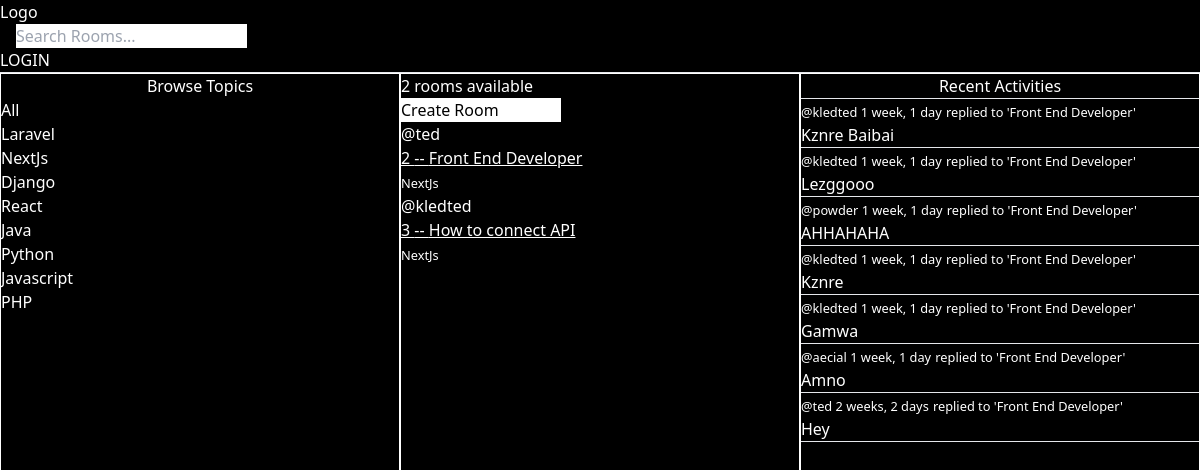
The app's page /?q=NextJs with its own data.
### base/models.py (models this page shows)
class Topic(models.Model):
    name = models.CharField(max_length=200)
    def __str__(self):
        return self.name

class Room(models.Model):
    host = models.ForeignKey(User, on_delete=models.SET_NULL, null=True)
    topic = models.ForeignKey(Topic, on_delete=models.SET_NULL, null=True)
    name = models.CharField(max_length=200)
    description = models.TextField(null=True, blank=True)
    participants = models.ManyToManyField(User, related_name='participants', blank=True)
    updated = models.DateTimeField(auto_now=True)
    created = models.DateTimeField(auto_now_add=True)
    class Meta:
        ordering = ['-updated', '-created']
    def __str__(self):
        return self.name

class Message(models.Model):
    user = models.ForeignKey(User, on_delete=models.CASCADE)
    room = models.ForeignKey(Room, on_delete=models.CASCADE)
    body = models.TextField()
    updated = models.DateTimeField(auto_now=True)
    created = models.DateTimeField(auto_now_add=True)
    class Meta:
        ordering = ['-updated', '-created']
    def __str__(self):
        return self.body[0:50]

### base/views.py (the view)
# urls.py: path('', views.romr, name='home'),
def romr(request):
    q = request.GET.get('q') if request.GET.get('q') != None else ''
    rooms = Room.objects.filter(Q(topic__name__icontains=q) | Q(name__icontains=q) | Q(description__icontains=q))
    room_count = rooms.count()
    topics = Topic.objects.all()
    room_messages = Message.objects.filter(Q(room__topic__name__icontains=q))
    context = {'rooms': rooms, 'topics': topics, 'room_count': room_count, 'room_messages': room_messages}
    return render(request, 'base/home.html', context)

### base/templates/base/home.html (shortened to what this page needs)
{% extends 'main.html'%} {% block content %}
<div class="grid grid-cols-3">
  <div class="h-screen border border-white">
    {% include 'base/topics_component.html'%}
  </div>
  <div class="flex flex-col border border-white">
    <h5>
      {{room_count}} {% if room_count > 1 %} rooms available {%else %} room
      available {% endif %}
    </h5>
    <a class="text-black bg-white w-40" href="{% url 'create-room' %}"
      >Create Room</a
    >
    {% include 'base/feed_component.html'%}
  </div>
  <div class="border border-white">
    {% include 'base/activity_component.html' %}
  </div>
</div>
{% endblock %}

### base/templates/base/topics_component.html
<h3 class="text-center">Browse Topics</h3>
<div>
  <div>
    <a href="{% url 'home' %}">All</a>
  </div>
  {% for topic in topics%}
  <div>
    <a href="{% url 'home' %}?q={{topic.name}}">{{topic}}</a>
  </div>
  {% endfor %}
</div>

### base/templates/base/feed_component.html (shortened to what this page needs)
<div>
  {% if rooms%} {% for room in rooms %}
  <div>
    <a href="{%url 'profile' room.host.id%}">@{{room.host.username}}</a>
    <a href="{% url 'room' room.id %}" class="underline">
      <h3>{{room.id}} -- {{room.name}}</h3>
    </a>
    <small>{{room.topic.name}}</small>
  </div>
  {% endfor %} {%endif%}
</div>

### base/templates/base/activity_component.html (shortened to what this page needs)
<h5 class="text-center">Recent Activities</h5>
<hr />
{% for message in room_messages %}
<div>
  <small
    ><a href="{% url 'profile' message.user.id%}">@{{message.user}}</a>
    {{message.created|timesince}}</small
  >
  <small>replied to '{{message.room}}'</small>
  <p>{{message}}</p>
  <hr />
</div>
{%endfor%}

### static/main.css (style rules this page uses)
body { background-color: red; }

### records on screen
Topic: name "Laravel"
Topic: name "NextJs"
Topic: name "Django"
Topic: name "React"
Topic: name "Java"
Topic: name "Python"
Topic: name "Javascript"
Topic: name "PHP"
Room: host.username "ted", id "2", name "Front End Developer", topic.name "NextJs"
Room: host.username "kledted", id "3", name "How to connect API", topic.name "NextJs"
Message: user "kledted", created "1 week, 1 day", room "Front End Developer", body "Kznre Baibai"
Message: user "kledted", created "1 week, 1 day", room "Front End Developer", body "Lezggooo"
Message: user "powder", created "1 week, 1 day", room "Front End Developer", body "AHHAHAHA"
Message: user "kledted", created "1 week, 1 day", room "Front End Developer", body "Kznre"
Message: user "kledted", created "1 week, 1 day", room "Front End Developer", body "Gamwa"
Message: user "aecial", created "1 week, 1 day", room "Front End Developer", body "Amno"
Message: user "ted", created "2 weeks, 2 days", room "Front End Developer", body "Hey"

### other values on screen
{{ room_count }} "2"
